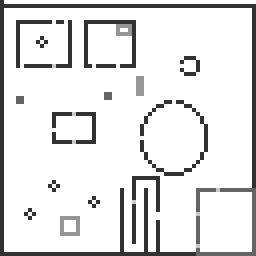
//> input picture test_map.bmp, 64 x 64 px (shown 4 times larger)
$ ./rceng   (built with g++ and OpenCV 4)
//> lines starting //> are read from the running program, lines starting //| are printed output that depends on the picture
#include <iostream>

#include <opencv2/core/core.hpp>
#include <opencv2/core/types_c.h>


#include <opencv2/opencv.hpp>
#include <opencv2/core/mat.hpp>
#include <opencv2/highgui/highgui.hpp>
#include <opencv2/imgproc/imgproc.hpp>
#include <math.h>
#include <stdio.h>
#include <sys/time.h>


struct Intersection {
    int type;
    float offset;
    float distance;
};

typedef std::map<int, std::vector<Intersection> > IntersectionMap;
bool sorter(Intersection i, Intersection j) { return i.distance < j.distance; }

void getAllIntersections(cv::Mat & map, float x, float y, float yaw, float fov, int nBeams, IntersectionMap & ms) {
    for(int i = 0; i<nBeams; i++) {
        float cBeamAngle = yaw + (nBeams/2 - i) * (fov / nBeams);

        while(cBeamAngle < -M_PI) cBeamAngle += 2.0f*M_PI;
        while(cBeamAngle > M_PI) cBeamAngle -= 2.0f*M_PI;

        //get intersections with vertical lines
        for(int n = 0; n < map.cols; n++) {
            float dist = ((float)n - x)/cos(cBeamAngle);
            if(dist < 0)
                continue;

            float xi = n;
            float yi = y + ((float)n-x)*sin(cBeamAngle)/cos(cBeamAngle);
            int xm = (int)xi;

            if(cos(cBeamAngle) < 0)
                xm--;

            int ym = - (int)yi;

            if(xm < 0 || xm >= map.cols || ym < 0 || ym >= map.rows)
                continue;

            //printf("%d %d\n", ym, xm);
            if(map.at<uchar>(ym, xm) != 255) {
                Intersection newIntersect;
                newIntersect.type = map.at<uchar>(ym, xm);
                newIntersect.distance = dist;
                if(cos(cBeamAngle) > 0) {
                    newIntersect.offset = 1 - ((int)yi - yi);
                } else {
                    newIntersect.offset = ((int)yi - yi);
                }
                ms[i].push_back(newIntersect);
            }
        }

        for(int m = 0; m > -map.rows; m--) {
            float dist = ((float)m - y)/sin(cBeamAngle);
            if(dist < 0)
                continue;

            float yi = m;
            float xi = x + ((float)m-y)*cos(cBeamAngle)/sin(cBeamAngle);
            int xm = (int)xi;
            int ym = - (int)yi;

            if(sin(cBeamAngle) > 0)
                ym--;


            if(xm < 0 || xm >= map.cols || ym < 0 || ym >= map.rows)
                continue;

            //printf("%d %d\n", ym, xm);

            if(map.at<uchar>(ym, xm) != 255) {
                Intersection newIntersect;
                newIntersect.type = map.at<uchar>(ym, xm);
                newIntersect.distance = dist;
                if(sin(cBeamAngle) > 0) {
                    newIntersect.offset = 1 - (xi - (int)xi);
                } else {
                    newIntersect.offset = (xi - (int)xi);
                }
                ms[i].push_back(newIntersect);
            }
        }

        std::sort(ms[i].begin(), ms[i].end(), sorter);

    }

}


double getTime() {
	struct timeval  tv;
	gettimeofday(&tv, NULL);
	return tv.tv_sec + (double)tv.tv_usec/1000000.0;
}

class Texture {
public:
    enum {
        ANIMATION_STATUS_STOP = 0,
        ANIMATION_STATUS_PLAY_FORWARD,
        ANIMATION_STATUS_PLAY_BACKWARD,
        ANIMATION_STATUS_PAUSE
    };

    Texture() { currentFrame = 0; animationType = 0; prevTime = 0; }
    Texture(cv::Mat _img): image(_img) { currentFrame = 0; animationType = 0; prevTime = 0; }
    cv::Mat image;
    cv::Mat getCol(float offset) {
        int col = offset * image.cols;
        if(col < 0)
            col = 0;
        if(col >= image.cols)
            col = image.cols - 1;

        return image.col(col);
    }

    void addFrame(cv::Mat frame) {
        animation.push_back(frame);
    }


    int animationType; //0 - no animation, 1 - frames, 2 - move down, 3 - move up, 4 - move left, 5 - move right

    double animationTime;

    std::vector<cv::Mat> animation;
    int currentFrame;

    double prevTime;

    int animationStatus;

    void stepAnimation(double currentTime) {

        if(animationStatus == ANIMATION_STATUS_STOP) {
            return;
        } else {
            double diffFramesTime = animationTime / animation.size();
            if(currentTime - prevTime > diffFramesTime) {

                if(animationStatus == ANIMATION_STATUS_PLAY_FORWARD) {
                    currentFrame++;
                    if(currentFrame >= animation.size()) {
                        currentFrame = animation.size() - 1;
                        animationStatus = ANIMATION_STATUS_STOP;
                    }
                    if(currentFrame < animation.size())
                        image = animation[currentFrame];
                } else if(animationStatus == ANIMATION_STATUS_PLAY_BACKWARD) {
                    currentFrame--;
                    if(currentFrame <= 0) {
                        currentFrame = 0;
                        animationStatus = ANIMATION_STATUS_STOP;
                    }
                    if(currentFrame < animation.size())
                        image = animation[currentFrame];
                }
                prevTime = currentTime;
            }
        }
    }

};


class Sprite {
public:
    Sprite() {
        x = 0;
        y = 0;
        currentState = 0;
        width = 1;
        height = 1;
    }

    std::vector<cv::Mat> states;
    int currentState;
    // [7 lines left out: function getCurrentMat, not called in this run]
    float x;
    float y;
    float width;
    float height;

};

typedef std::map<int, Texture> Texpack;

// [53 lines left out: function drawSprites, not called in this run]

void drawWalls(cv::Mat & render, cv::Mat & zBuffer, cv::Mat & map, float fov, int nBeams, Texpack & texpack, float x, float y, float angle) {
    IntersectionMap ms;
    getAllIntersections(map, x, y, angle, fov, nBeams, ms);


    for(int i = 0; i<ms.size(); i++) {
        for(int d = 0; d<ms[i].size(); d++) {
            int textype = ms[i][d].type;
            float offset = ms[i][d].offset;
            float distance = ms[i][d].distance;
            Texture tex = texpack[textype];
            cv::Mat texLine = tex.getCol(offset);

            float scaleFactor = 1.0f/distance;
            //manual scale
            int targetStart = (1.0f - scaleFactor)*render.rows/2.0f;
            int targetEnd = (1.0f + scaleFactor)*render.rows/2.0f;
            for(int r = std::max(targetStart,0); r<std::min(targetEnd,render.rows); r++) {
                cv::Vec3b colour = texLine.at<cv::Vec3b>(texLine.rows*(r-targetStart)/(targetEnd-targetStart),0);;
                if(colour.val[0]==255 && colour.val[1]==255 && colour.val[2]==255) {
                    //transparent
                } else {
                    if(zBuffer.at<float>(r,i) > distance) {
                        render.at<cv::Vec3b>(r,i) = colour;
                        zBuffer.at<float>(r,i) = distance;
                    }
                }
            }
        }
    }
}


void drawBgSolid(cv::Mat & render) {
    for(int i = 0; i<render.rows; i++) {
        if(i < render.rows/2) {
            int darken = i*100/(render.rows/2);
            cv::line(render, cv::Point(0, i), cv::Point(render.cols-1,i), cv::Scalar(255 - darken,100 - darken,100 - darken));
        } else {
            int darken = (i - render.rows/2)*100/(render.rows/2);
            cv::line(render, cv::Point(0, i), cv::Point(render.cols-1,i), cv::Scalar(100 - darken,100 - darken,100 - darken));
        }
    }
}

// [10 lines left out: function drawBgImage, not called in this run]
void newRenderAt(cv::Mat & render, cv::Mat & map, cv::Mat & bgImage, float fov, int nBeams, Texpack & texpack, std::vector<Sprite> & sprites, float x, float y, float angle) {
    render = cv::Scalar(255,255,255);

    cv::Mat zBuffer = cv::Mat(render.rows, render.cols, CV_32FC1, cv::Scalar(10000));

    drawBgSolid(render);
    //drawBgImage(render, bgImage, angle, fov, nBeams);
    //drawSprites(render, zBuffer, sprites, fov, nBeams, texpack, x, y, angle);
    drawWalls(render, zBuffer, map, fov, nBeams, texpack, x, y, angle);
}


void calcNewPosition(cv::Mat & map, float & x, float & y, float & angle, float df, float ds, float dangle, float dt) {
    float dx = df * cos(angle) + ds * sin(angle);
    float dy = df * sin(angle) - ds * cos(angle);
    if(dt == 0) {
        return;
    }

//    if(map.at<uchar>(y + dy * dt, x + dx * dt) == 255) {
        x += dx * dt;
        y += dy * dt;
//    }
    angle += dangle * dt;

    while(angle < -M_PI) angle += 2.0f*M_PI;
    while(angle > M_PI) angle -= 2.0f*M_PI;


}

void moveSprites(std::vector<Sprite> & sprites) {
    sprites[0].x = 32.0f + 3.0f*sin(getTime()/10.0f);
    sprites[0].y = -32.0f + 3.0f*cos(getTime()/10.0f);
}

void animateTextures(Texpack & texpack, double cTime) {
    Texpack::iterator it = texpack.begin();
    for(; it!=texpack.end(); it++) {
        (*it).second.stepAnimation(cTime);
    }
}

int main() {


	cv::namedWindow("render", cv::WINDOW_NORMAL);

	cv::Mat map = cv::imread("test_map.bmp", cv::IMREAD_GRAYSCALE);
//> map is the input picture: 64 rows x 64 cols, CV_8UC1; min 50, max 255, mean 227.4

	int wndWidth = 1440;
	int wndHeight = 900;

	cv::Mat render(wndHeight,wndWidth, CV_8UC3);

	float df = 0.0f;
	float ds = 0.0f;
	float x = 30.0f;
    float y = -20.0f;
	float angle = -M_PI/2.0f;
	float dangle = 0.3f;
	float fov = M_PI/3.0f;

    std::vector<Sprite> sprites;

    Sprite ballSprite;
// [4 lines of commented-out code are left out]
    sprites.push_back(ballSprite);

    Texpack texpack;
    texpack[50] = Texture(cv::imread("wall_window.bmp"));
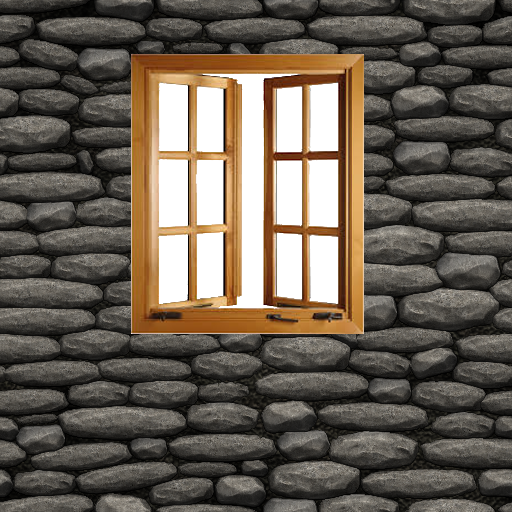
//> input picture wall_window.bmp, 512 x 512 px
//> texpack = 1 item
    texpack[100] = Texture(cv::imread("wood_wall.jpeg"));
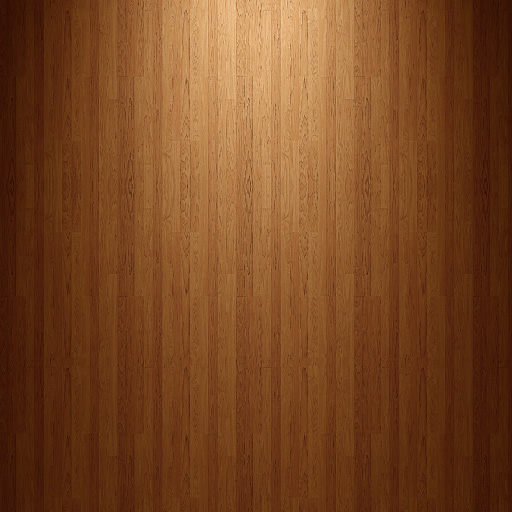
//> input picture wood_wall.jpeg, 512 x 512 px
//> texpack = 2 items
    texpack[150] = Texture(cv::imread("brick_wall.jpeg"));
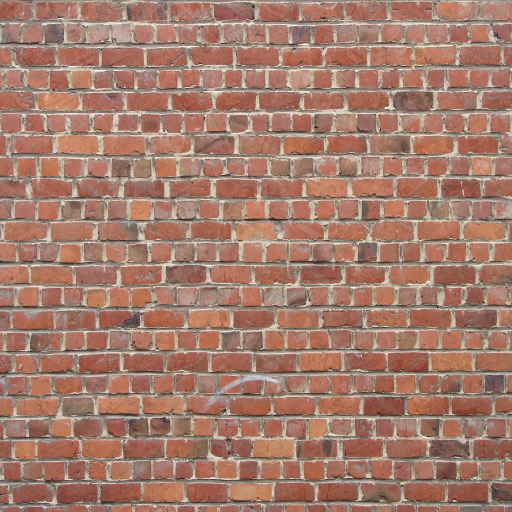
//> input picture brick_wall.jpeg, 512 x 512 px
//> texpack = 3 items
    texpack[200] = Texture(cv::imread("doom_door.jpeg"));
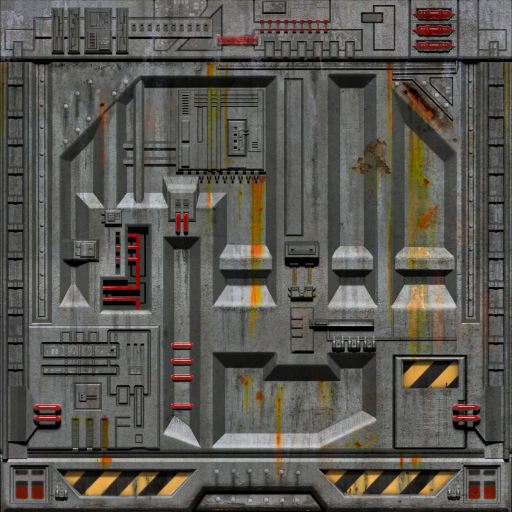
//> input picture doom_door.jpeg, 1024 x 1024 px (shown at 1/2 size)
//> texpack = 4 items

    for(int i = 1; i<15; i++) {
        char buf[1000];
        sprintf(buf,"doom_door_%d.jpg", i);
        texpack[200].addFrame(cv::imread(buf));
//> doom_door_1.jpg cannot be read in this run, so this picture is empty
    }
    for(int i = 14; i>0; i--) {
        char buf[1000];
        sprintf(buf,"doom_door_%d.jpg", i);
        texpack[200].addFrame(cv::imread(buf));
//> doom_door_14.jpg cannot be read in this run, so this picture is empty
    }

    texpack[200].animationTime = 2;

	cv::Mat bgImageRaw = cv::imread("bg.png");
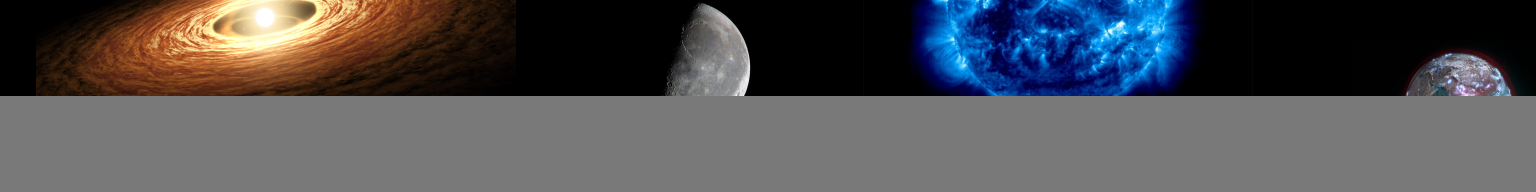
//> input picture bg.png, 6144 x 768 px (shown at 1/4 size)
//> bgImageRaw is the input picture: 768 rows x 6144 cols, CV_8UC3; mean B, G, R 84, 80.8, 81.2
	cv::Mat bgImage;
	cv::resize(bgImageRaw, bgImage, cv::Size(2.0f*M_PI*(float)wndWidth/fov,wndHeight));

	double prevTime = getTime();
	while(1) {

        double cTime = getTime();

        animateTextures(texpack, cTime);
//> the loop in animateTextures, `for(; it!=texpack.end(); it++)` made 4 passes

        calcNewPosition(map, x, y, angle, df, ds, dangle, cTime - prevTime);

        moveSprites(sprites);

        prevTime = cTime;

        newRenderAt(render, map, bgImage, fov, wndWidth, texpack, sprites, x, y, angle);
//> after the loop in drawBgSolid, `for(int i = 0; i<render.rows; i++)`:
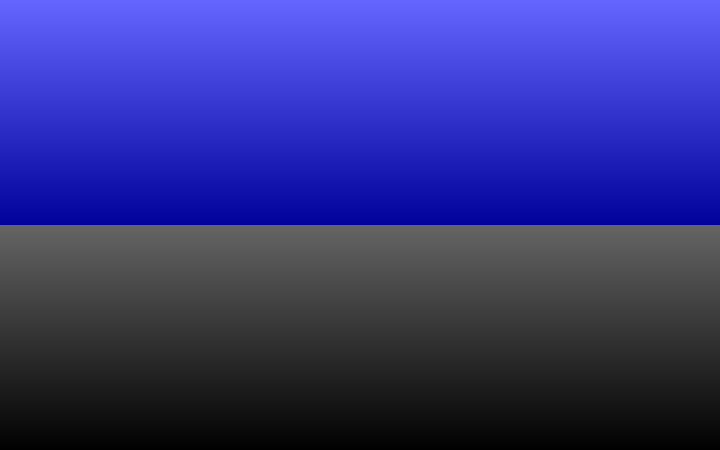
//> render: 900 rows x 1440 cols, CV_8UC3 (shown at 1/2 size); mean B, G, R 128.1, 50.6, 50.6
		cv::imshow("render",render);


        cv::Mat mapD;
        cv::resize(map, mapD, cv::Size(640,640), 0, 0, cv::INTER_NEAREST);
        cv::line(mapD, cv::Point(x*10.0f,-y*10.0f), cv::Point(x + cos(-angle - fov/2.0f)*1000, y + sin(-angle - fov/2.0f)*1000)*10.0f, cv::Scalar(0,255,0,0),1);
        cv::line(mapD, cv::Point(x*10.0f,-y*10.0f), cv::Point(x + cos(-angle + fov/2.0f)*1000, y + sin(-angle + fov/2.0f)*1000)*10.0f, cv::Scalar(0,255,0,0),1);
        cv::imshow("map", mapD);
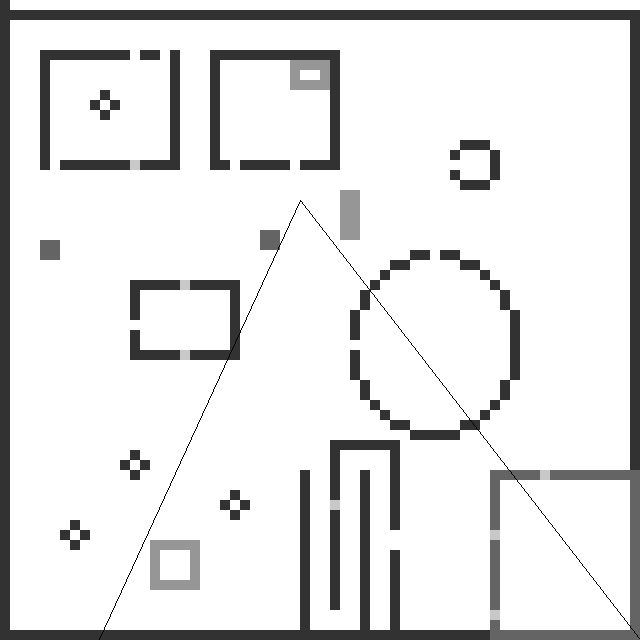
//> window 'map': 640 rows x 640 cols, CV_8UC1; min 0, max 255, mean 226.9


        int k = cv::waitKey(1);
//> the 'q' key is pressed

		if((char)k == 'q') {
			break;
		} else if((char)k == ',') {
            ds = 5.0f;
		} else if((char)k == '.') {
            ds = -5.0f;
		} else if((char)k == 'a') {
            dangle = +1.0f;
		} else if((char)k == 'd') {
            dangle = -1.0f;
		} else if((char)k == 's') {
            df = -5.0f;
		} else if((char)k == 'w') {
            df = 5.0f;
		} else if((char)k == '[') {
			fov -= M_PI/180.0f;
            //myLidar = VirtualLidar(fov, render.cols, 0);
		} else if((char)k == ']') {
			fov += M_PI/180.0f;
            //myLidar = VirtualLidar(fov, render.cols, 0);
		} else if((char)k == 'e'){
			ds = 0;
			df = 0;
			dangle = 0;
		} else {

            if(df > 1)
                df -= 5;
            else if(df < -1)
                df += 5;
            else
                df = 0;

            if(ds > 1)
                ds -= 5;
            else if(ds < -1)
                ds += 5;
            else
                ds = 0;

            if(dangle > 0.5f) {
                dangle -= 1.0f;
            } else if(dangle < -0.5f) {
                dangle += 1.0f;
            } else {
                dangle = 0;
            }
		}

	}
	return 0;
}
